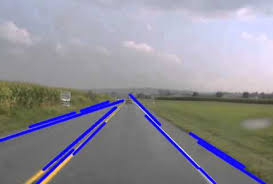
#> input picture lane.jpeg, 273 x 184 px
$ jupyter execute Me-swappyAlgo.ipynb   (older library calls are emulated)
#> lines starting #> are read from the running program, lines starting #| are printed output that depends on the picture; after the words box and inside, x2 and y2 are one past the last pixel; in counts of white or black regions, pixels touching at a corner belong together
[cell 1]
# import libraries

import numpy as np
import matplotlib.pyplot as plt
import matplotlib.image as img
import cv2 as cv

[cell 2]
import cv2
import numpy as np
import  matplotlib.pylab as plt
image=cv2.imread('lane.jpeg')
#> image is the input picture: shape (184, 273, 3); mean B, G, R 152, 142, 143.1
height=image.shape[0]
#> height = 184
width=image.shape[1]
#> width = 273
img=np.copy(image)
def region_of_interst(img,vertices):
    mask = np.zeros_like(img)
    #channel_count = img.shape[2]
    match_mask_color = 255
    cv2.fillPoly(mask, vertices, match_mask_color)
    masked_image = cv2.bitwise_and(img, mask)
    return masked_image
region_of_interest_vertices = [
    (0, height),
    (width / 2, height / 2),
    (width, height),]
#> region_of_interest_vertices = [(0, 184), (136.5, 92), (273, 184)]
gray=cv2.cvtColor(image,cv2.COLOR_BGR2GRAY)
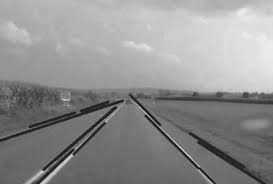
#> gray: shape (184, 273); min 15, max 241, mean 143.5
canny=cv2.Canny(gray,100,200)
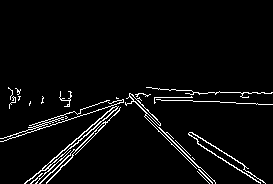
#> canny: shape (184, 273); 4% white in thin lines or dots, all inside (x1, y1, x2, y2) = (0, 87, 273, 184)
cropped_image = region_of_interst(canny,np.array([region_of_interest_vertices],np.int32))
#> in region_of_interst, `cv2.fillPoly(mask, vertices, match_mask_color)`:
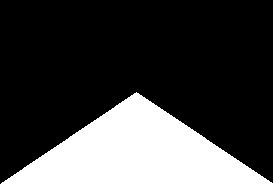
#> mask: shape (184, 273); 25.1% white; 1 white region, box (x1, y1, x2, y2) and area: (1, 92, 273, 184) 12603
#> in region_of_interst, `masked_image = cv2.bitwise_and(img, mask)`:
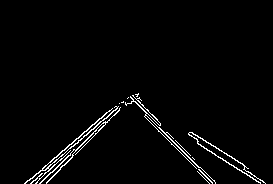
#> masked_image: shape (184, 273); 2.4% white in thin lines or dots, all inside (x1, y1, x2, y2) = (24, 93, 266, 184)
plt.imshow(cropped_image)

# Edge detection
Different edge detection is applied

1. Laplacian edge detection
2. Sobel method
3. Canny edge detection

[cell 3]
import cv2
import numpy as np
from matplotlib import pyplot as plt

[cell 4]
# read the image
img1 = cv2.imread('lane.jpeg',0)
#> img1: shape (184, 273); min 6, max 242, mean 143.5

[cell 5]
# remove noise
img = cv2.GaussianBlur(img1,(3,3),0)


# convolute with proper kernels
laplacian = cv2.Laplacian(img,cv2.CV_64F)
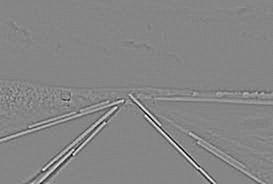
#> laplacian: shape (184, 273) float64; min -94, max 85, mean 0; drawn with min black and max white


plt.subplot(2,2,1),plt.imshow(img,cmap = 'gray')
plt.title('Original'), plt.xticks([]), plt.yticks([])
plt.subplot(2,2,2),plt.imshow(laplacian,cmap = 'gray')
plt.title('Laplacian'), plt.xticks([]), plt.yticks([])

plt.show()

[cell 6]
# Create a custom kernel

# 3x3 array for edge detection
sobel_y = np.array([[ -1, -2, -1],
                   [ 0, 0, 0],
                   [ 1, 2, 1]])

## TODO: Create and apply a Sobel x operator
sobel_x = np.array([[-1,0,1],
                    [ -2, 0 , 2],
                    [ -1,0,1]])

[cell 7]
# Filter the image using filter2D, which has inputs: (grayscale image, bit-depth, kernel)
filtered_image_y = cv2.filter2D(img1, -1, sobel_y)
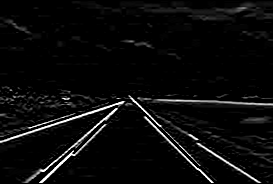
#> filtered_image_y: shape (184, 273); min 0, max 255, mean 11
filtered_image_x = cv2.filter2D(img1, -1, sobel_x)
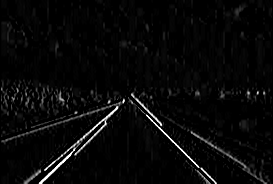
#> filtered_image_x: shape (184, 273); min 0, max 255, mean 8.4

plt.subplot(2,2,1),plt.imshow(img1,cmap = 'gray')
plt.title('Gray scale'), plt.xticks([]), plt.yticks([])
plt.subplot(2,2,2),plt.imshow(filtered_image_x,cmap = 'gray')
plt.title('Sobel X'), plt.xticks([]), plt.yticks([])
plt.subplot(2,2,3),plt.imshow(filtered_image_y,cmap = 'gray')
plt.title('Sobel Y'), plt.xticks([]), plt.yticks([])
plt.show()

[cell 8]
# canny edge detection

edges = cv2.Canny(img,250,250)
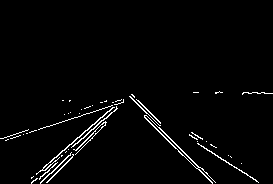
#> edges: shape (184, 273); 2.4% white in thin lines or dots, all inside (x1, y1, x2, y2) = (0, 91, 273, 184)

plt.subplot(121),plt.imshow(img,cmap = 'gray')
plt.title('Original Image'), plt.xticks([]), plt.yticks([]);
plt.subplot(122),plt.imshow(edges,cmap = 'gray')
plt.title('Edge Image'), plt.xticks([]), plt.yticks([]);
